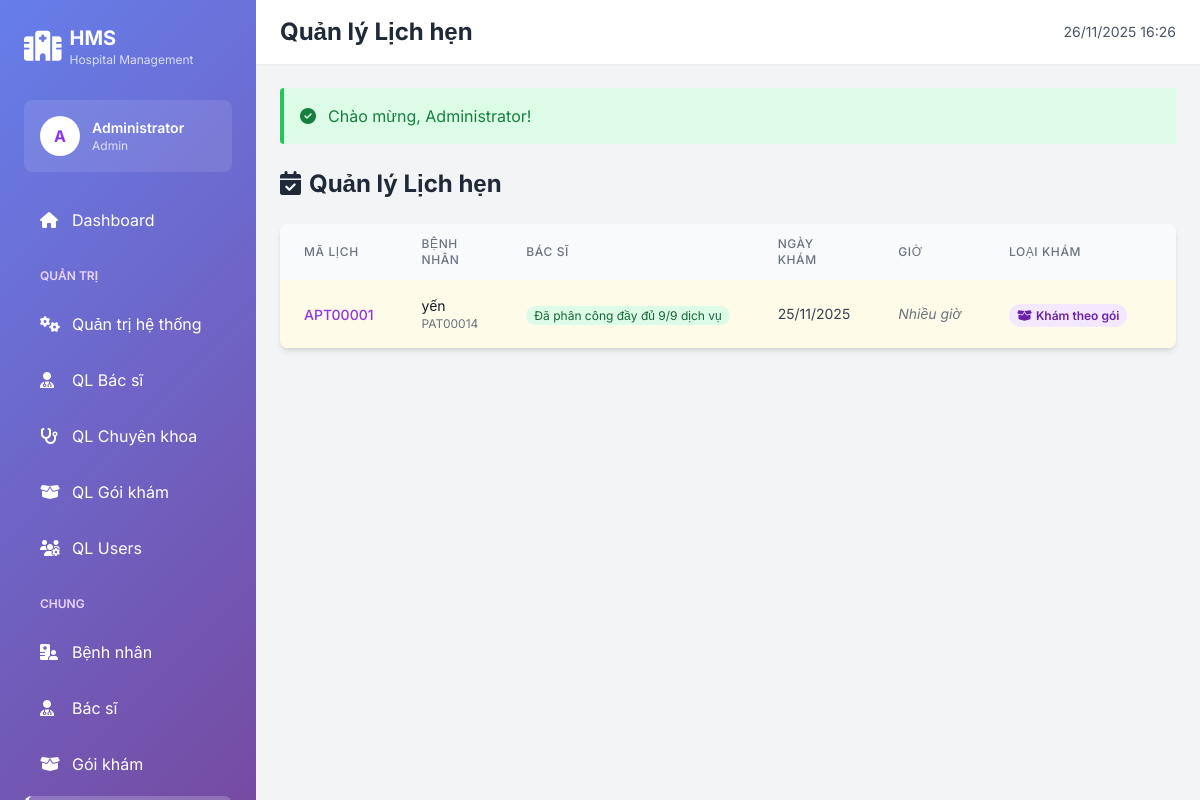
Page /WebBenhvien/hospital-management-system/public/appointments (signed in) on the committed database.
### tables this page shows
CREATE TABLE `appointments` (
  `id` int(11) NOT NULL,
  `appointment_code` varchar(20) NOT NULL,
  `patient_id` int(11) NOT NULL,
  `doctor_id` int(11) DEFAULT NULL,
  `coordinator_doctor_id` int(11) DEFAULT NULL,
  `package_id` int(11) DEFAULT NULL,
  `package_appointment_id` int(11) DEFAULT NULL COMMENT 'ID cß╗ºa ─æ─âng k├¢ g├│i kh├ím (nß║┐u appointment n├áy thuß╗Öc 1 g├│i kh├ím)',
  `total_price` decimal(10,2) DEFAULT 0.00,
  `appointment_date` date NOT NULL,
  `appointment_time` time DEFAULT NULL,
  `reason` text DEFAULT NULL,
  `status` enum('pending','confirmed','completed','cancelled','late_cancelled','no_show') DEFAULT 'pending',
  `appointment_type` enum('regular','package') DEFAULT 'regular',
  `notes` text DEFAULT NULL,
  `confirmed_at` timestamp NULL DEFAULT NULL,
  `completed_at` timestamp NULL DEFAULT NULL,
  `cancelled_at` timestamp NULL DEFAULT NULL,
  `cancellation_reason` text DEFAULT NULL,
  `cancellation_fee` decimal(10,2) DEFAULT 0.00,
  `created_at` timestamp NOT NULL DEFAULT current_timestamp(),
  `updated_at` timestamp NOT NULL DEFAULT current_timestamp() ON UPDATE current_timestamp()
);

CREATE TABLE `users` (
  `id` int(11) NOT NULL,
  `username` varchar(50) NOT NULL,
  `email` varchar(100) NOT NULL,
  `password` varchar(255) NOT NULL,
  `full_name` varchar(100) NOT NULL,
  `phone` varchar(20) DEFAULT NULL,
  `date_of_birth` date DEFAULT NULL,
  `gender` enum('male','female','other') DEFAULT 'other',
  `address` text DEFAULT NULL,
  `avatar` varchar(255) DEFAULT NULL,
  `role` enum('admin','doctor','patient','staff','receptionist') DEFAULT 'patient',
  `is_active` tinyint(1) DEFAULT 1,
  `created_at` timestamp NOT NULL DEFAULT current_timestamp(),
  `updated_at` timestamp NOT NULL DEFAULT current_timestamp() ON UPDATE current_timestamp()
);

CREATE TABLE `patients` (
  `id` int(11) NOT NULL,
  `user_id` int(11) NOT NULL,
  `patient_code` varchar(20) NOT NULL,
  `date_of_birth` date DEFAULT NULL,
  `gender` enum('male','female','other') DEFAULT NULL,
  `address` text DEFAULT NULL,
  `blood_type` varchar(5) DEFAULT NULL,
  `allergies` text DEFAULT NULL,
  `medical_history` text DEFAULT NULL,
  `emergency_contact` varchar(100) DEFAULT NULL,
  `emergency_phone` varchar(20) DEFAULT NULL,
  `insurance_number` varchar(50) DEFAULT NULL,
  `insurance_provider` varchar(100) DEFAULT NULL,
  `updated_at` timestamp NOT NULL DEFAULT current_timestamp() ON UPDATE current_timestamp()
);

### app/Views/appointments/index.php (the view, shortened to what the rows shown need)
<div class="bg-white rounded-lg shadow-md overflow-hidden">
    <?php
    $hasAppointments = !empty($appointments) || !empty($regularAppointments) || !empty($packageAppointments);
    ?>
    <?php if (!$hasAppointments): ?>
        <div class="p-12 text-center">
            <i class="fas fa-calendar-times text-6xl text-gray-300 mb-4"></i>
            <p class="text-gray-500 text-lg mb-4">Chưa có lịch hẹn nào</p>
            <?php if (Auth::isPatient()): ?>
            <a href="<?= APP_URL ?>/appointments/create"
               class="inline-flex items-center px-6 py-3 gradient-bg text-white rounded-lg hover:opacity-90 transition">
                <i class="fas fa-plus mr-2"></i>Đặt lịch khám ngay
            </a>
            <?php endif; ?>
        </div>
    <?php else: ?>
        <div class="overflow-x-auto">
            <table class="w-full">
                <thead class="bg-gray-50">
                    <tr>
                        <th class="px-6 py-3 text-left text-xs font-medium text-gray-500 uppercase tracking-wider">Mã lịch</th>
                        <?php if (!Auth::isPatient()): ?>
                        <th class="px-6 py-3 text-left text-xs font-medium text-gray-500 uppercase tracking-wider">Bệnh nhân</th>
                        <?php endif; ?>
                        <?php if (!Auth::isDoctor()): ?>
                        <th class="px-6 py-3 text-left text-xs font-medium text-gray-500 uppercase tracking-wider">Bác sĩ</th>
                        <?php endif; ?>
                        <th class="px-6 py-3 text-left text-xs font-medium text-gray-500 uppercase tracking-wider">Ngày khám</th>
                        <th class="px-6 py-3 text-left text-xs font-medium text-gray-500 uppercase tracking-wider">Giờ</th>
                        <th class="px-6 py-3 text-left text-xs font-medium text-gray-500 uppercase tracking-wider">Loại khám</th>
                        <th class="px-6 py-3 text-left text-xs font-medium text-gray-500 uppercase tracking-wider">Lý do</th>
                    </tr>
                </thead>
                <tbody class="bg-white divide-y divide-gray-200">
                    <?php
                    $displayAppointments = !empty($appointments) ? $appointments : $regularAppointments;
                    ?>
                    <?php foreach ($displayAppointments as $apt): ?>
                    <?php
                    $isPackageAppointment = !empty($apt['package_appointment_id']);
                    $rowClass = $isPackageAppointment ? 'bg-yellow-50 hover:bg-yellow-100' : 'hover:bg-gray-50';
                    ?>
                    <tr class="<?= $rowClass ?>">
                        <td class="px-6 py-4 whitespace-nowrap">
                            <?php if ($isPackageAppointment && Auth::isPatient()): ?>
                                <a href="<?= APP_URL ?>/package-appointments/<?= $apt['package_appointment_id'] ?>"
                                   class="text-sm font-medium text-purple-600 hover:text-purple-900">
                                    <?= htmlspecialchars($apt['appointment_code']) ?>
                                </a>
                            <?php else: ?>
                                <a href="<?= APP_URL ?>/appointments/<?= $apt['id'] ?>"
                                   class="text-sm font-medium text-purple-600 hover:text-purple-900">
                                    <?= htmlspecialchars($apt['appointment_code']) ?>
                                </a>
                            <?php endif; ?>
                        </td>
                        <?php if (!Auth::isPatient()): ?>
                        <td class="px-6 py-4 whitespace-nowrap">
                            <div class="text-sm text-gray-900"><?= htmlspecialchars($apt['patient_name']) ?></div>
                            <div class="text-xs text-gray-500"><?= htmlspecialchars($apt['patient_code']) ?></div>
                        </td>
                        <?php endif; ?>
                        <?php if (!Auth::isDoctor()): ?>
                        <td class="px-6 py-4 whitespace-nowrap">
                            <?php if ($isPackageAppointment && !empty($apt['assigned_doctors'])): ?>
                                <?php
                                $as = (int)($apt['assigned_count'] ?? 0);
                                $ts = (int)($apt['total_services'] ?? 0);
                                if ($ts > 0) {
                                    if ($as === 0) {
                                        $assignLabel = '<span class="px-2 py-0.5 text-xs rounded-full bg-yellow-100 text-yellow-800">Chưa phân công</span>';
                                    } elseif ($as < $ts) {
                                        $assignLabel = '<span class="px-2 py-0.5 text-xs rounded-full bg-orange-100 text-orange-800">Đã phân công (còn thiếu) '. $as .'/'. $ts .' dịch vụ</span>';
                                    } else {
                                        $assignLabel = '<span class="px-2 py-0.5 text-xs rounded-full bg-green-100 text-green-800">Đã phân công đầy đủ '. $as .'/'. $ts .' dịch vụ</span>';
                                    }
                                    echo $assignLabel;
                                }
                                ?>
                            <?php endif; ?>
                        </td>
                        <?php endif; ?>
                        <td class="px-6 py-4 text-sm text-gray-700">
                            <?php if ($isPackageAppointment && !empty($apt['appointment_dates'])): ?>
                                <?php
                                $formattedDates = array_map(function($date) {
                                    return date('d/m/Y', strtotime($date));
                                }, $apt['appointment_dates']);
                                echo implode(', ', $formattedDates);
                                ?>
                            <?php else: ?>
                                <?= date('d/m/Y', strtotime($apt['appointment_date'])) ?>
                            <?php endif; ?>
                        </td>
                        <td class="px-6 py-4 whitespace-nowrap text-sm text-gray-700">
                            <?php if (Auth::isDoctor()): ?>
                                <?php if (!empty($apt['appointment_time'])): ?>
                                    <?= date('H:i', strtotime($apt['appointment_time'])) ?>
                                <?php else: ?>
                                    <span class="text-gray-400 italic">Chưa xác định</span>
                                <?php endif; ?>
                            <?php else: ?>
                                <?php if ($isPackageAppointment): ?>
                                    <span class="text-gray-500 italic">Nhiều giờ</span>
                                <?php elseif (!empty($apt['appointment_time'])): ?>
                                    <?= date('H:i', strtotime($apt['appointment_time'])) ?>
                                <?php else: ?>
                                    <span class="text-gray-400 italic">Chưa xác định</span>
                                <?php endif; ?>
                            <?php endif; ?>
                        </td>
                        <td class="px-6 py-4 whitespace-nowrap">
                            <?php if ($isPackageAppointment): ?>
                                <span class="px-2 py-1 text-xs font-semibold rounded-full bg-purple-100 text-purple-800">
                                    <i class="fas fa-box-open mr-1"></i>Khám theo gói
                                </span>
                            <?php else: ?>
                                <span class="px-2 py-1 text-xs font-semibold rounded-full bg-blue-100 text-blue-800">
                                    <i class="fas fa-user-md mr-1"></i>Khám thường
                                </span>
                            <?php endif; ?>
                        </td>
                        <td class="px-6 py-4">
                        </td>
                    </tr>
                    <?php endforeach; ?>
                </tbody>
            </table>
        </div>
    <?php endif; ?>
</div>
<?php
require_once APP_PATH . '/Views/layouts/main.php';
?>

### rows in the picture
appointments: appointment_code "APT00001", users.full_name "yến", patient.patient_code "PAT00014", as "9", ts "9", formattedDates "25/11/2025", shows "Nhiều giờ", shows "Khám theo gói"

### other values in the picture
substr(Auth::user()['full_name'], 0, 1) "A"
Auth::user()['full_name'] "Administrator"
Auth::role() "Admin"
$page_title "Quản lý Lịch hẹn"
$_SESSION['success'] "Chào mừng, Administrator!"
